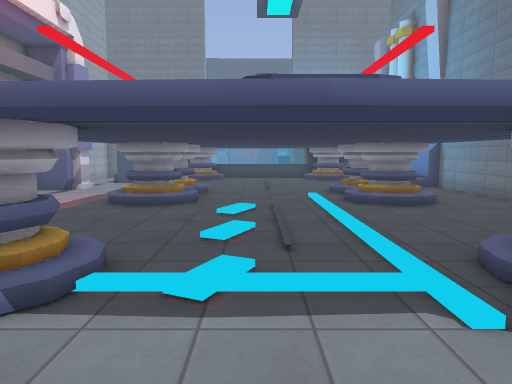
[1] (above)

17 first-person views from a walk through a level from a Godot 3-D game. The camera is 1.5 m above the floor, tilts 6° down and sees 70° across. The floor is counted in squares, 1 m on a side. Each view is taken from the middle of a square. On the plan, view 1 faces up. The plan holds only what a view shows up to about 16 squares ahead; the rest is blank. The place goes on beyond the plan. Characters and animated objects are left out. Some surface patterns are stand-ins.

[2]
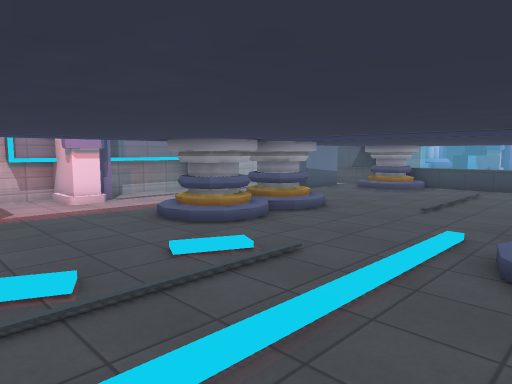

[3]
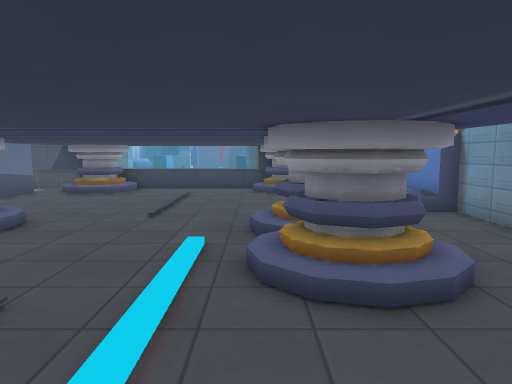

[4]
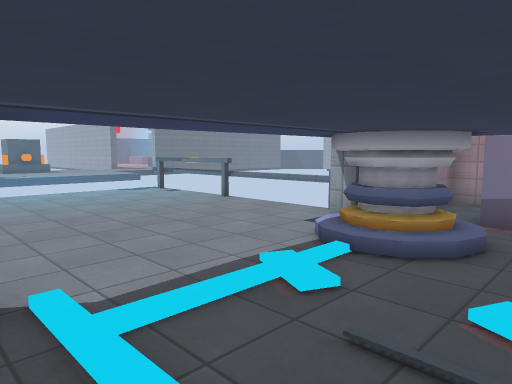

[5]
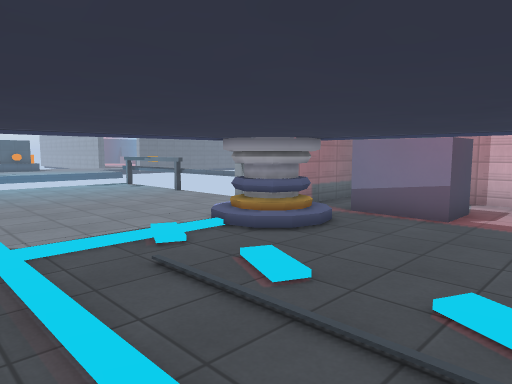

[6]
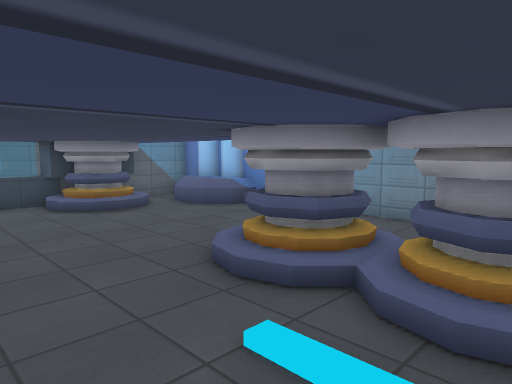

[7]
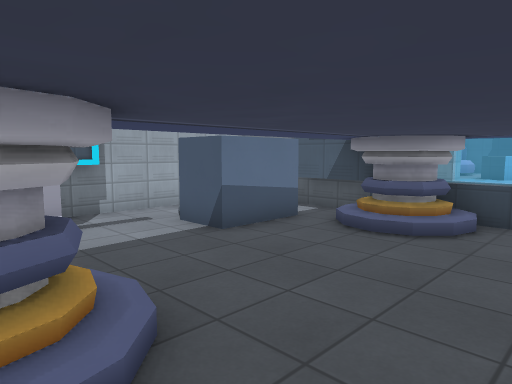

[8]
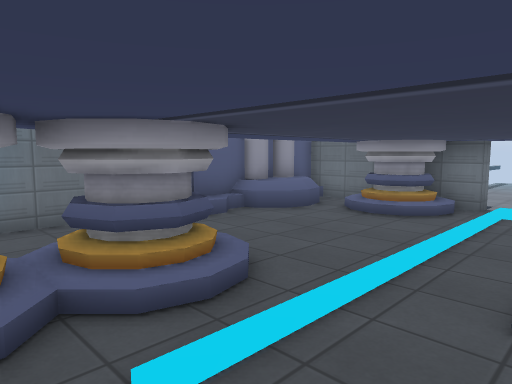

[9]
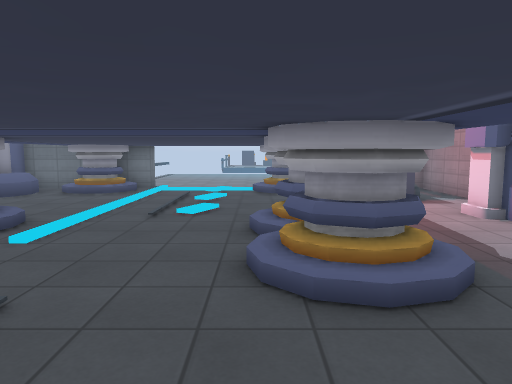

[10]
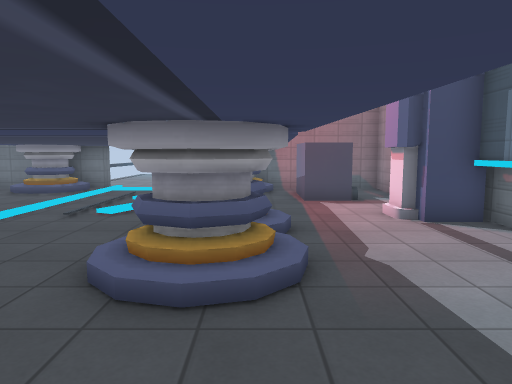

[11]
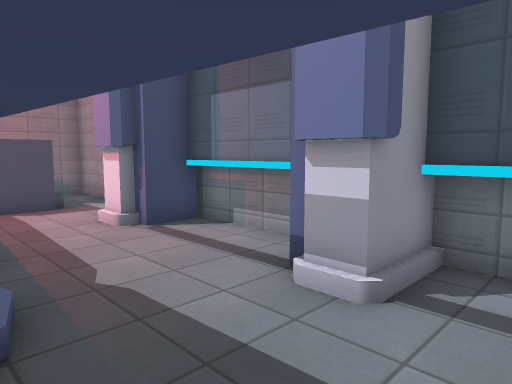

[12]
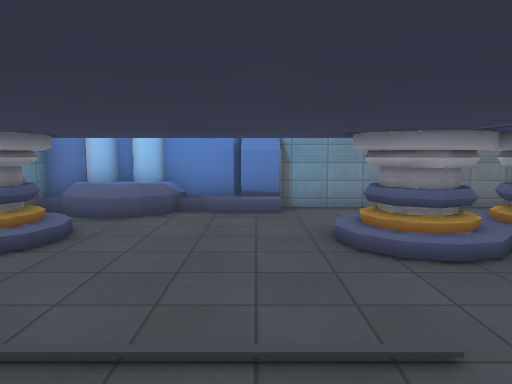

[13]
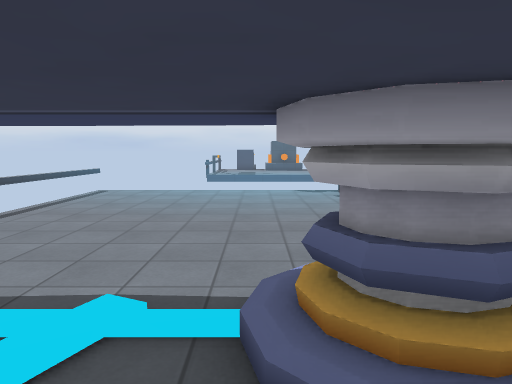

[14]
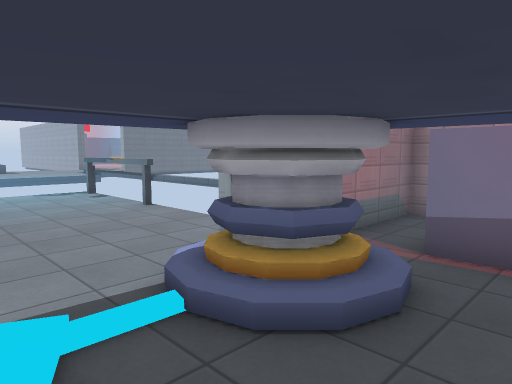

[15]
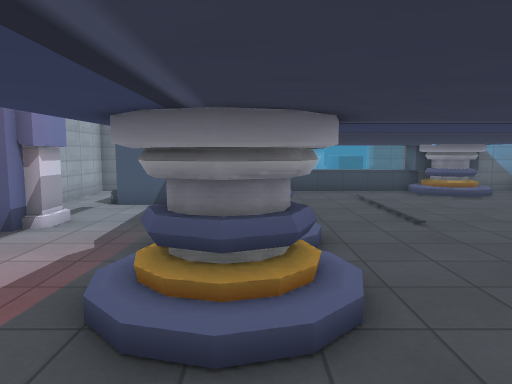

[16]
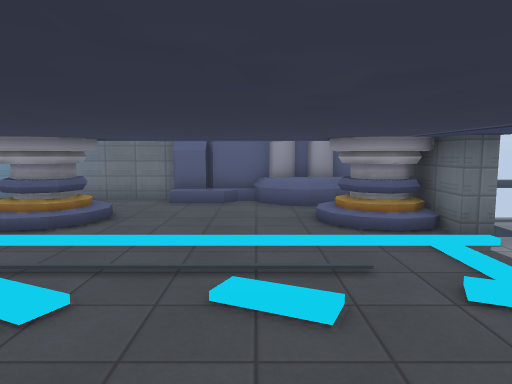

[17]
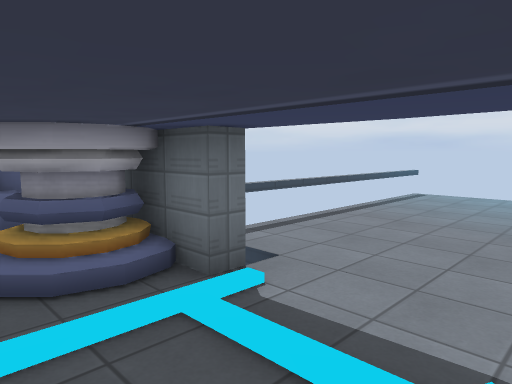

### Floor plan
Key: @ floor where view 1 was taken; # wall or solid block; . floor; / step, stairs or slope; = window, fence, low wall or low ledge; ^ raised ledge; v drop or lower ground; B block; O other object.
Columns run from 9 left of view 1 to 8 right of it. Each row starts with its distance up from view 1.
 23 #####  #====######
 22 #  #####....###..#
 21 #. B.###....###.O#
 20 #. B............O#
 19 #.BB.............#
 18 #................#
 17 #................#
 16 ##...............#
 15 ##...###....###..#
 14 #....###....###..#
 13 #....##..../.##..#
 12 #....###.../###..#
 11 ##...###.../###..#
 10 ##........./.....#
  9 #........../.....#
  8 #........../.....#
  7 #.BB....//./.....#
  6 #. B..../../....O#
  5 #. B.###././###.O#
  4 #....###////###..#
  3 #######..../######
  2    ## ...... =
  1     ..........
  0     .....@....
 -1     ..........
 -2     ..........
 -3    =^.........
 -4     ^.........
 -5     ^.........
 -6     ^.........
 -7     ^.........
 -8        vv

Where each view was taken, in squares from view 1:
view 1: 0 up, 0 right, facing up
view 2: 6 up, 4 right, facing up-left
view 3: 7 up, 3 right, facing up
view 4: 7 up, 3 right, facing down-left
view 5: 10 up, 3 right, facing down-left
view 6: 11 up, 0 right, facing up-right
view 7: 14 up, 0 right, facing up-left
view 8: 14 up, 0 right, facing down-right
view 9: 19 up, 2 left, facing down
view 10: 19 up, 4 left, facing down
view 11: 18 up, 4 left, facing down-left
view 12: 17 up, 2 left, facing right
view 13: 7 up, 2 left, facing down
view 14: 7 up, 0 right, facing down-left
view 15: 8 up, 3 left, facing up
view 16: 7 up, 4 left, facing right
view 17: 6 up, 1 left, facing down-right
